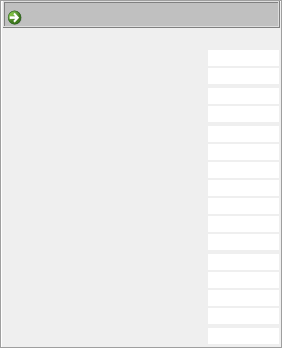
   <widget class="QFrame" name="Compresor_LP_7">
    <property name="geometry">
     <rect>
      <x>248</x>
      <y>312</y>
      <width>283</width>
      <height>349</height>
     </rect>
    </property>
    <property name="styleSheet">
     <string notr="true">background-color: none;</string>
    </property>
    <property name="frameShape">
     <enum>QFrame::Box</enum>
    </property>
    <property name="frameShadow">
     <enum>QFrame::Sunken</enum>
    </property>
    <widget class="QFrame" name="frame_15">
     <property name="geometry">
      <rect>
       <x>3</x>
       <y>1</y>
       <width>277</width>
       <height>27</height>
      </rect>
     </property>
     <property name="styleSheet">
      <string notr="true">background-color: rgb(192, 192, 192);</string>
     </property>
     <property name="frameShape">
      <enum>QFrame::Box</enum>
     </property>
     <property name="frameShadow">
      <enum>QFrame::Raised</enum>
     </property>
     <layout class="QGridLayout" name="gridLayout_28">
      <item row="0" column="0">
       <widget class="AUpTextLabel" name="leGEN_AVR_86">
        <property name="minimumSize">
         <size>
          <width>189</width>
          <height>9</height>
         </size>
        </property>
        <property name="maximumSize">
         <size>
          <width>137</width>
          <height>9</height>
         </size>
        </property>
        <property name="LabelText" stdset="0">
         <string>CRONÓMETROS DE SECUENCIA</string>
        </property>
        <property name="Font">
         <font>
          <pointsize>9</pointsize>
          <weight>75</weight>
          <bold>true</bold>
         </font>
        </property>
       </widget>
      </item>
     </layout>
    </widget>
    <widget class="AUpTextLabel" name="leGEN_AVR_107">
     <property name="geometry">
      <rect>
       <x>36</x>
       <y>30</y>
       <width>169</width>
       <height>16</height>
      </rect>
     </property>
     <property name="layoutDirection">
      <enum>Qt::LeftToRight</enum>
     </property>
     <property name="Orientation">
      <enum>AWAnalogicWidget::Degree0</enum>
     </property>
     <property name="LabelText" stdset="0">
      <string>UNIDAD FUERA DE OPERACIÓN</string>
     </property>
     <property name="Font">
      <font>
       <pointsize>7</pointsize>
       <weight>75</weight>
       <bold>true</bold>
      </font>
     </property>
     <property name="Alignment">
      <enum>AUpTextLabel::AlignRight</enum>
     </property>
    </widget>
    <widget class="AUpTextLabel" name="leGEN_AVR_108">
     <property name="geometry">
      <rect>
       <x>16</x>
       <y>48</y>
       <width>189</width>
       <height>16</height>
      </rect>
     </property>
     <property name="layoutDirection">
      <enum>Qt::LeftToRight</enum>
     </property>
     <property name="Orientation">
      <enum>AWAnalogicWidget::Degree0</enum>
     </property>
     <property name="LabelText" stdset="0">
      <string>TIEMPO DESDE LA ULTIMA PURGA</string>
     </property>
     <property name="Font">
      <font>
       <pointsize>7</pointsize>
       <weight>75</weight>
       <bold>true</bold>
      </font>
     </property>
     <property name="Alignment">
      <enum>AUpTextLabel::AlignRight</enum>
     </property>
    </widget>
    <widget class="AUpTextLabel" name="leGEN_AVR_109">
     <property name="geometry">
      <rect>
       <x>208</x>
       <y>50</y>
       <width>71</width>
       <height>16</height>
      </rect>
     </property>
     <property name="layoutDirection">
      <enum>Qt::RightToLeft</enum>
     </property>
     <property name="styleSheet">
      <string notr="true">background-color: rgb(255, 255, 255);</string>
     </property>
     <property name="isUpdateable" stdset="0">
      <bool>true</bool>
     </property>
     <property name="LabelText" stdset="0">
      <string/>
     </property>
     <property name="Font">
      <font>
       <pointsize>8</pointsize>
       <weight>75</weight>
       <bold>true</bold>
      </font>
     </property>
     <property name="Presicion">
      <number>1</number>
     </property>
     <property name="Alignment">
      <enum>AUpTextLabel::AlignLeft</enum>
     </property>
    </widget>
    <widget class="AUpTextLabel" name="leGEN_AVR_110">
     <property name="geometry">
      <rect>
       <x>208</x>
       <y>68</y>
       <width>71</width>
       <height>16</height>
      </rect>
     </property>
     <property name="layoutDirection">
      <enum>Qt::RightToLeft</enum>
     </property>
     <property name="styleSheet">
      <string notr="true">background-color: rgb(255, 255, 255);</string>
     </property>
     <property name="isUpdateable" stdset="0">
      <bool>true</bool>
     </property>
     <property name="LabelText" stdset="0">
      <string/>
     </property>
     <property name="Font">
      <font>
       <pointsize>8</pointsize>
       <weight>75</weight>
       <bold>true</bold>
      </font>
     </property>
     <property name="Presicion">
      <number>1</number>
     </property>
    </widget>
    <widget class="AUpTextLabel" name="leGEN_AVR_111">
     <property name="geometry">
      <rect>
       <x>10</x>
       <y>70</y>
       <width>189</width>
       <height>16</height>
      </rect>
     </property>
     <property name="layoutDirection">
      <enum>Qt::LeftToRight</enum>
     </property>
     <property name="Orientation">
      <enum>AWAnalogicWidget::Degree0</enum>
     </property>
     <property name="LabelText" stdset="0">
      <string>PURGA DE CARCAZA</string>
     </property>
     <property name="Font">
      <font>
       <pointsize>7</pointsize>
       <weight>75</weight>
       <bold>true</bold>
      </font>
     </property>
     <property name="Alignment">
      <enum>AUpTextLabel::AlignRight</enum>
     </property>
    </widget>
    <widget class="AUpTextLabel" name="leGEN_AVR_112">
     <property name="geometry">
      <rect>
       <x>208</x>
       <y>88</y>
       <width>71</width>
       <height>16</height>
      </rect>
     </property>
     <property name="layoutDirection">
      <enum>Qt::RightToLeft</enum>
     </property>
     <property name="styleSheet">
      <string notr="true">background-color: rgb(255, 255, 255);</string>
     </property>
     <property name="isUpdateable" stdset="0">
      <bool>true</bool>
     </property>
     <property name="LabelText" stdset="0">
      <string/>
     </property>
     <property name="Font">
      <font>
       <pointsize>8</pointsize>
       <weight>75</weight>
       <bold>true</bold>
      </font>
     </property>
     <property name="Presicion">
      <number>1</number>
     </property>
    </widget>
    <widget class="AUpTextLabel" name="leGEN_AVR_113">
     <property name="geometry">
      <rect>
       <x>16</x>
       <y>86</y>
       <width>189</width>
       <height>16</height>
      </rect>
     </property>
     <property name="layoutDirection">
      <enum>Qt::LeftToRight</enum>
     </property>
     <property name="Orientation">
      <enum>AWAnalogicWidget::Degree0</enum>
     </property>
     <property name="LabelText" stdset="0">
      <string>PURGA DEL MOTOR</string>
     </property>
     <property name="Font">
      <font>
       <pointsize>7</pointsize>
       <weight>75</weight>
       <bold>true</bold>
      </font>
     </property>
     <property name="Alignment">
      <enum>AUpTextLabel::AlignRight</enum>
     </property>
    </widget>
    <widget class="AUpTextLabel" name="leGEN_AVR_114">
     <property name="geometry">
      <rect>
       <x>208</x>
       <y>106</y>
       <width>71</width>
       <height>16</height>
      </rect>
     </property>
     <property name="layoutDirection">
      <enum>Qt::RightToLeft</enum>
     </property>
     <property name="styleSheet">
      <string notr="true">background-color: rgb(255, 255, 255);</string>
     </property>
     <property name="isUpdateable" stdset="0">
      <bool>true</bool>
     </property>
     <property name="LabelText" stdset="0">
      <string/>
     </property>
     <property name="Font">
      <font>
       <pointsize>8</pointsize>
       <weight>75</weight>
       <bold>true</bold>
      </font>
     </property>
     <property name="Presicion">
      <number>1</number>
     </property>
    </widget>
    <widget class="AUpTextLabel" name="leGEN_AVR_115">
     <property name="geometry">
      <rect>
       <x>16</x>
       <y>104</y>
       <width>189</width>
       <height>16</height>
      </rect>
     </property>
     <property name="layoutDirection">
      <enum>Qt::LeftToRight</enum>
     </property>
     <property name="Orientation">
      <enum>AWAnalogicWidget::Degree0</enum>
     </property>
     <property name="LabelText" stdset="0">
      <string>CICLO DE CALENTAMIENTO</string>
     </property>
     <property name="Font">
      <font>
       <pointsize>7</pointsize>
       <weight>75</weight>
       <bold>true</bold>
      </font>
     </property>
     <property name="Alignment">
      <enum>AUpTextLabel::AlignRight</enum>
     </property>
    </widget>
    <widget class="AUpTextLabel" name="leGEN_AVR_116">
     <property name="geometry">
      <rect>
       <x>16</x>
       <y>124</y>
       <width>189</width>
       <height>16</height>
      </rect>
     </property>
     <property name="layoutDirection">
      <enum>Qt::LeftToRight</enum>
     </property>
     <property name="Orientation">
      <enum>AWAnalogicWidget::Degree0</enum>
     </property>
     <property name="LabelText" stdset="0">
      <string>ROTACION DE ALTA VELOCIDAD</string>
     </property>
     <property name="Font">
      <font>
       <pointsize>7</pointsize>
       <weight>75</weight>
       <bold>true</bold>
      </font>
     </property>
     <property name="Alignment">
      <enum>AUpTextLabel::AlignRight</enum>
     </property>
    </widget>
    <widget class="AUpTextLabel" name="leGEN_AVR_117">
     <property name="geometry">
      <rect>
       <x>208</x>
       <y>126</y>
       <width>71</width>
       <height>16</height>
      </rect>
     </property>
     <property name="layoutDirection">
      <enum>Qt::RightToLeft</enum>
     </property>
     <property name="styleSheet">
      <string notr="true">background-color: rgb(255, 255, 255);</string>
     </property>
     <property name="isUpdateable" stdset="0">
      <bool>true</bool>
     </property>
     <property name="LabelText" stdset="0">
      <string/>
     </property>
     <property name="Font">
      <font>
       <pointsize>8</pointsize>
       <weight>75</weight>
       <bold>true</bold>
      </font>
     </property>
     <property name="Presicion">
      <number>1</number>
     </property>
    </widget>
    <widget class="AUpTextLabel" name="leGEN_AVR_118">
     <property name="geometry">
      <rect>
       <x>208</x>
       <y>144</y>
       <width>71</width>
       <height>16</height>
      </rect>
     </property>
     <property name="layoutDirection">
      <enum>Qt::RightToLeft</enum>
     </property>
     <property name="styleSheet">
      <string notr="true">background-color: rgb(255, 255, 255);</string>
     </property>
     <property name="isUpdateable" stdset="0">
      <bool>true</bool>
     </property>
     <property name="LabelText" stdset="0">
      <string/>
     </property>
     <property name="Font">
      <font>
       <pointsize>8</pointsize>
       <weight>75</weight>
       <bold>true</bold>
      </font>
     </property>
     <property name="Presicion">
      <number>1</number>
     </property>
    </widget>
    <widget class="AUpTextLabel" name="leGEN_AVR_119">
     <property name="geometry">
      <rect>
       <x>10</x>
       <y>142</y>
       <width>195</width>
       <height>16</height>
      </rect>
     </property>
     <property name="layoutDirection">
      <enum>Qt::LeftToRight</enum>
     </property>
     <property name="Orientation">
      <enum>AWAnalogicWidget::Degree0</enum>
     </property>
     <property name="LabelText" stdset="0">
      <string>RETENCION PASO A MARCHA LENTA</string>
     </property>
     <property name="Font">
      <font>
       <pointsize>7</pointsize>
       <weight>75</weight>
       <bold>true</bold>
      </font>
     </property>
     <property name="Alignment">
      <enum>AUpTextLabel::AlignRight</enum>
     </property>
    </widget>
    <widget class="AUpTextLabel" name="leGEN_AVR_120">
     <property name="geometry">
      <rect>
       <x>208</x>
       <y>162</y>
       <width>71</width>
       <height>16</height>
      </rect>
     </property>
     <property name="layoutDirection">
      <enum>Qt::RightToLeft</enum>
     </property>
     <property name="styleSheet">
      <string notr="true">background-color: rgb(255, 255, 255);</string>
     </property>
     <property name="isUpdateable" stdset="0">
      <bool>true</bool>
     </property>
     <property name="LabelText" stdset="0">
      <string/>
     </property>
     <property name="Font">
      <font>
       <pointsize>8</pointsize>
       <weight>75</weight>
       <bold>true</bold>
      </font>
     </property>
     <property name="Presicion">
      <number>1</number>
     </property>
    </widget>
    <widget class="AUpTextLabel" name="leGEN_AVR_121">
     <property name="geometry">
      <rect>
       <x>8</x>
       <y>160</y>
       <width>195</width>
       <height>16</height>
      </rect>
     </property>
     <property name="layoutDirection">
      <enum>Qt::LeftToRight</enum>
     </property>
     <property name="Orientation">
      <enum>AWAnalogicWidget::Degree0</enum>
     </property>
     <property name="LabelText" stdset="0">
      <string>DESACEL A MIN</string>
     </property>
     <property name="Font">
      <font>
       <pointsize>7</pointsize>
       <weight>75</weight>
       <bold>true</bold>
      </font>
     </property>
     <property name="Alignment">
      <enum>AUpTextLabel::AlignRight</enum>
     </property>
    </widget>
    <widget class="AUpTextLabel" name="leGEN_AVR_122">
     <property name="geometry">
      <rect>
       <x>208</x>
       <y>180</y>
       <width>71</width>
       <height>16</height>
      </rect>
     </property>
     <property name="layoutDirection">
      <enum>Qt::RightToLeft</enum>
     </property>
     <property name="styleSheet">
      <string notr="true">background-color: rgb(255, 255, 255);</string>
     </property>
     <property name="isUpdateable" stdset="0">
      <bool>true</bool>
     </property>
     <property name="LabelText" stdset="0">
      <string/>
     </property>
     <property name="Font">
      <font>
       <pointsize>8</pointsize>
       <weight>75</weight>
       <bold>true</bold>
      </font>
     </property>
     <property name="Presicion">
      <number>1</number>
     </property>
    </widget>
    <widget class="AUpTextLabel" name="leGEN_AVR_123">
     <property name="geometry">
      <rect>
       <x>8</x>
       <y>178</y>
       <width>195</width>
       <height>16</height>
      </rect>
     </property>
     <property name="layoutDirection">
      <enum>Qt::LeftToRight</enum>
     </property>
     <property name="Orientation">
      <enum>AWAnalogicWidget::Degree0</enum>
     </property>
     <property name="LabelText" stdset="0">
      <string>ENFRIAMIENTO AIRE POST CIERRE</string>
     </property>
     <property name="Font">
      <font>
       <pointsize>7</pointsize>
       <weight>75</weight>
       <bold>true</bold>
      </font>
     </property>
     <property name="Alignment">
      <enum>AUpTextLabel::AlignRight</enum>
     </property>
    </widget>
    <widget class="AUpTextLabel" name="leGEN_AVR_124">
     <property name="geometry">
      <rect>
       <x>208</x>
       <y>198</y>
       <width>71</width>
       <height>16</height>
      </rect>
     </property>
     <property name="layoutDirection">
      <enum>Qt::RightToLeft</enum>
     </property>
     <property name="styleSheet">
      <string notr="true">background-color: rgb(255, 255, 255);</string>
     </property>
     <property name="isUpdateable" stdset="0">
      <bool>true</bool>
     </property>
     <property name="LabelText" stdset="0">
      <string/>
     </property>
     <property name="Font">
      <font>
       <pointsize>8</pointsize>
       <weight>75</weight>
       <bold>true</bold>
      </font>
     </property>
     <property name="Presicion">
      <number>1</number>
     </property>
    </widget>
    <widget class="AUpTextLabel" name="leGEN_AVR_125">
     <property name="geometry">
      <rect>
       <x>8</x>
       <y>196</y>
       <width>195</width>
       <height>16</height>
      </rect>
     </property>
     <property name="layoutDirection">
      <enum>Qt::LeftToRight</enum>
     </property>
     <property name="Orientation">
      <enum>AWAnalogicWidget::Degree0</enum>
     </property>
     <property name="LabelText" stdset="0">
      <string>ENFRIAMIENTO ACEITE LUB MIN</string>
     </property>
     <property name="Font">
      <font>
       <pointsize>7</pointsize>
       <weight>75</weight>
       <bold>true</bold>
      </font>
     </property>
     <property name="Alignment">
      <enum>AUpTextLabel::AlignRight</enum>
     </property>
    </widget>
    <widget class="AUpTextLabel" name="leGEN_AVR_126">
     <property name="geometry">
      <rect>
       <x>208</x>
       <y>216</y>
       <width>71</width>
       <height>16</height>
      </rect>
     </property>
     <property name="layoutDirection">
      <enum>Qt::RightToLeft</enum>
     </property>
     <property name="styleSheet">
      <string notr="true">background-color: rgb(255, 255, 255);</string>
     </property>
     <property name="isUpdateable" stdset="0">
      <bool>true</bool>
     </property>
     <property name="LabelText" stdset="0">
      <string/>
     </property>
     <property name="Font">
      <font>
       <pointsize>8</pointsize>
       <weight>75</weight>
       <bold>true</bold>
      </font>
     </property>
     <property name="Presicion">
      <number>1</number>
     </property>
    </widget>
    <widget class="AUpTextLabel" name="leGEN_AVR_127">
     <property name="geometry">
      <rect>
       <x>8</x>
       <y>214</y>
       <width>195</width>
       <height>16</height>
      </rect>
     </property>
     <property name="layoutDirection">
      <enum>Qt::LeftToRight</enum>
     </property>
     <property name="Orientation">
      <enum>AWAnalogicWidget::Degree0</enum>
     </property>
     <property name="LabelText" stdset="0">
      <string>CICLO DE ENFRIAMIENTO</string>
     </property>
     <property name="Font">
      <font>
       <pointsize>7</pointsize>
       <weight>75</weight>
       <bold>true</bold>
      </font>
     </property>
     <property name="Alignment">
      <enum>AUpTextLabel::AlignRight</enum>
     </property>
    </widget>
    <widget class="AUpTextLabel" name="leGEN_AVR_128">
     <property name="geometry">
      <rect>
       <x>208</x>
       <y>234</y>
       <width>71</width>
       <height>16</height>
      </rect>
     </property>
     <property name="layoutDirection">
      <enum>Qt::RightToLeft</enum>
     </property>
     <property name="styleSheet">
      <string notr="true">background-color: rgb(255, 255, 255);</string>
     </property>
     <property name="isUpdateable" stdset="0">
      <bool>true</bool>
     </property>
     <property name="LabelText" stdset="0">
      <string/>
     </property>
     <property name="Font">
      <font>
       <pointsize>8</pointsize>
       <weight>75</weight>
       <bold>true</bold>
      </font>
     </property>
     <property name="Presicion">
      <number>1</number>
     </property>
    </widget>
    <widget class="AUpTextLabel" name="leGEN_AVR_129">
     <property name="geometry">
      <rect>
       <x>8</x>
       <y>232</y>
       <width>195</width>
       <height>16</height>
      </rect>
     </property>
     <property name="layoutDirection">
      <enum>Qt::LeftToRight</enum>
     </property>
     <property name="Orientation">
      <enum>AWAnalogicWidget::Degree0</enum>
     </property>
     <property name="LabelText" stdset="0">
      <string>ROTACION DE ENFRIAMIENTO</string>
     </property>
     <property name="Font">
      <font>
       <pointsize>7</pointsize>
       <weight>75</weight>
       <bold>true</bold>
      </font>
     </property>
     <property name="Alignment">
      <enum>AUpTextLabel::AlignRight</enum>
     </property>
    </widget>
    <widget class="AUpTextLabel" name="leGEN_AVR_130">
     <property name="geometry">
      <rect>
       <x>208</x>
       <y>254</y>
       <width>71</width>
       <height>16</height>
      </rect>
     </property>
     <property name="layoutDirection">
      <enum>Qt::RightToLeft</enum>
     </property>
     <property name="styleSheet">
      <string notr="true">background-color: rgb(255, 255, 255);</string>
     </property>
     <property name="isUpdateable" stdset="0">
      <bool>true</bool>
     </property>
     <property name="LabelText" stdset="0">
      <string/>
     </property>
     <property name="Font">
      <font>
       <pointsize>8</pointsize>
       <weight>75</weight>
       <bold>true</bold>
      </font>
     </property>
     <property name="Presicion">
      <number>1</number>
     </property>
    </widget>
    <widget class="AUpTextLabel" name="leGEN_AVR_131">
     <property name="geometry">
      <rect>
       <x>2</x>
       <y>252</y>
       <width>201</width>
       <height>16</height>
      </rect>
     </property>
     <property name="layoutDirection">
      <enum>Qt::LeftToRight</enum>
     </property>
     <property name="Orientation">
      <enum>AWAnalogicWidget::Degree0</enum>
     </property>
     <property name="LabelText" stdset="0">
      <string>ENFRIAMIENTO DE CARCAZA TURBINA</string>
     </property>
     <property name="Font">
      <font>
       <pointsize>7</pointsize>
       <weight>75</weight>
       <bold>true</bold>
      </font>
     </property>
     <property name="Alignment">
      <enum>AUpTextLabel::AlignRight</enum>
     </property>
    </widget>
    <widget class="AUpTextLabel" name="leGEN_AVR_132">
     <property name="geometry">
      <rect>
       <x>208</x>
       <y>272</y>
       <width>71</width>
       <height>16</height>
      </rect>
     </property>
     <property name="layoutDirection">
      <enum>Qt::RightToLeft</enum>
     </property>
     <property name="styleSheet">
      <string notr="true">background-color: rgb(255, 255, 255);</string>
     </property>
     <property name="isUpdateable" stdset="0">
      <bool>true</bool>
     </property>
     <property name="LabelText" stdset="0">
      <string/>
     </property>
     <property name="Font">
      <font>
       <pointsize>8</pointsize>
       <weight>75</weight>
       <bold>true</bold>
      </font>
     </property>
     <property name="Presicion">
      <number>1</number>
     </property>
    </widget>
    <widget class="AUpTextLabel" name="leGEN_AVR_133">
     <property name="geometry">
      <rect>
       <x>2</x>
       <y>270</y>
       <width>201</width>
       <height>16</height>
      </rect>
     </property>
     <property name="layoutDirection">
      <enum>Qt::LeftToRight</enum>
     </property>
     <property name="Orientation">
      <enum>AWAnalogicWidget::Degree0</enum>
     </property>
     <property name="LabelText" stdset="0">
      <string>ENFRIAMIENTO DE CARCAZA GEN</string>
     </property>
     <property name="Font">
      <font>
       <pointsize>7</pointsize>
       <weight>75</weight>
       <bold>true</bold>
      </font>
     </property>
     <property name="Alignment">
      <enum>AUpTextLabel::AlignRight</enum>
     </property>
    </widget>
    <widget class="AUpTextLabel" name="leGEN_AVR_134">
     <property name="geometry">
      <rect>
       <x>208</x>
       <y>290</y>
       <width>71</width>
       <height>16</height>
      </rect>
     </property>
     <property name="layoutDirection">
      <enum>Qt::RightToLeft</enum>
     </property>
     <property name="styleSheet">
      <string notr="true">background-color: rgb(255, 255, 255);</string>
     </property>
     <property name="isUpdateable" stdset="0">
      <bool>true</bool>
     </property>
     <property name="LabelText" stdset="0">
      <string/>
     </property>
     <property name="Font">
      <font>
       <pointsize>8</pointsize>
       <weight>75</weight>
       <bold>true</bold>
      </font>
     </property>
     <property name="Presicion">
      <number>1</number>
     </property>
    </widget>
    <widget class="AUpTextLabel" name="leGEN_AVR_135">
     <property name="geometry">
      <rect>
       <x>2</x>
       <y>288</y>
       <width>201</width>
       <height>16</height>
      </rect>
     </property>
     <property name="layoutDirection">
      <enum>Qt::LeftToRight</enum>
     </property>
     <property name="Orientation">
      <enum>AWAnalogicWidget::Degree0</enum>
     </property>
     <property name="LabelText" stdset="0">
      <string>BORRAR PARA INICIAR 10 MIN</string>
     </property>
     <property name="Font">
      <font>
       <pointsize>7</pointsize>
       <weight>75</weight>
       <bold>true</bold>
      </font>
     </property>
     <property name="Alignment">
      <enum>AUpTextLabel::AlignRight</enum>
     </property>
    </widget>
    <widget class="AUpTextLabel" name="leGEN_AVR_136">
     <property name="geometry">
      <rect>
       <x>208</x>
       <y>308</y>
       <width>71</width>
       <height>16</height>
      </rect>
     </property>
     <property name="layoutDirection">
      <enum>Qt::RightToLeft</enum>
     </property>
     <property name="styleSheet">
      <string notr="true">background-color: rgb(255, 255, 255);</string>
     </property>
     <property name="isUpdateable" stdset="0">
      <bool>true</bool>
     </property>
     <property name="LabelText" stdset="0">
      <string/>
     </property>
     <property name="Font">
      <font>
       <pointsize>8</pointsize>
       <weight>75</weight>
       <bold>true</bold>
      </font>
     </property>
     <property name="Presicion">
      <number>1</number>
     </property>
    </widget>
    <widget class="AUpTextLabel" name="leGEN_AVR_137">
     <property name="geometry">
      <rect>
       <x>2</x>
       <y>306</y>
       <width>201</width>
       <height>16</height>
      </rect>
     </property>
     <property name="layoutDirection">
      <enum>Qt::LeftToRight</enum>
     </property>
     <property name="Orientation">
      <enum>AWAnalogicWidget::Degree0</enum>
     </property>
     <property name="LabelText" stdset="0">
      <string>CANDADO DE CUATRO HORAS</string>
     </property>
     <property name="Font">
      <font>
       <pointsize>7</pointsize>
       <weight>75</weight>
       <bold>true</bold>
      </font>
     </property>
     <property name="Alignment">
      <enum>AUpTextLabel::AlignRight</enum>
     </property>
    </widget>
    <widget class="AUpTextLabel" name="leGEN_AVR_138">
     <property name="geometry">
      <rect>
       <x>208</x>
       <y>328</y>
       <width>71</width>
       <height>16</height>
      </rect>
     </property>
     <property name="layoutDirection">
      <enum>Qt::RightToLeft</enum>
     </property>
     <property name="styleSheet">
      <string notr="true">background-color: rgb(255, 255, 255);</string>
     </property>
     <property name="isUpdateable" stdset="0">
      <bool>true</bool>
     </property>
     <property name="LabelText" stdset="0">
      <string/>
     </property>
     <property name="Font">
      <font>
       <pointsize>8</pointsize>
       <weight>75</weight>
       <bold>true</bold>
      </font>
     </property>
     <property name="Presicion">
      <number>1</number>
     </property>
    </widget>
    <widget class="AUpTextLabel" name="leGEN_AVR_139">
     <property name="geometry">
      <rect>
       <x>2</x>
       <y>326</y>
       <width>201</width>
       <height>16</height>
      </rect>
     </property>
     <property name="layoutDirection">
      <enum>Qt::LeftToRight</enum>
     </property>
     <property name="Orientation">
      <enum>AWAnalogicWidget::Degree0</enum>
     </property>
     <property name="LabelText" stdset="0">
      <string>FALLA DE TARJETA AERO 44</string>
     </property>
     <property name="Font">
      <font>
       <pointsize>7</pointsize>
       <weight>75</weight>
       <bold>true</bold>
      </font>
     </property>
     <property name="Alignment">
      <enum>AUpTextLabel::AlignRight</enum>
     </property>
    </widget>
    <widget class="QCommandLinkButton" name="btCroSec">
     <property name="geometry">
      <rect>
       <x>0</x>
       <y>0</y>
       <width>281</width>
       <height>341</height>
      </rect>
     </property>
     <property name="styleSheet">
      <string notr="true"/>
     </property>
     <property name="text">
      <string/>
     </property>
     <property name="icon">
      <iconset>
       <normaloff>:/Resources/PNG/Extras/transparente.png</normaloff>:/Resources/PNG/Extras/transparente.png</iconset>
     </property>
    </widget>
   </widget>
